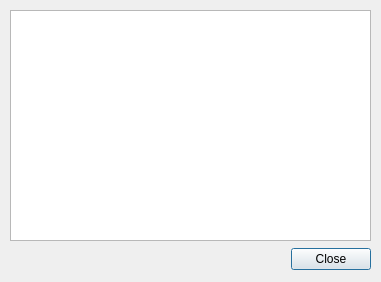
<?xml version="1.0" encoding="UTF-8"?>
<ui version="4.0">
 <class>DialogDuplicates</class>
 <widget class="QDialog" name="DialogDuplicates">
  <property name="windowModality">
   <enum>Qt::ApplicationModal</enum>
  </property>
  <property name="geometry">
   <rect>
    <x>0</x>
    <y>0</y>
    <width>381</width>
    <height>282</height>
   </rect>
  </property>
  <property name="windowTitle">
   <string>Duplicate Passwords</string>
  </property>
  <widget class="QWidget" name="layoutWidget">
   <property name="geometry">
    <rect>
     <x>20</x>
     <y>243</y>
     <width>351</width>
     <height>33</height>
    </rect>
   </property>
   <layout class="QHBoxLayout">
    <property name="spacing">
     <number>6</number>
    </property>
    <property name="margin" stdset="0">
     <number>0</number>
    </property>
    <item>
     <spacer>
      <property name="orientation">
       <enum>Qt::Horizontal</enum>
      </property>
      <property name="sizeHint" stdset="0">
       <size>
        <width>131</width>
        <height>31</height>
       </size>
      </property>
     </spacer>
    </item>
    <item>
     <widget class="QPushButton" name="okButton">
      <property name="text">
       <string>Close</string>
      </property>
     </widget>
    </item>
   </layout>
  </widget>
  <widget class="QWidget" name="verticalLayoutWidget">
   <property name="geometry">
    <rect>
     <x>10</x>
     <y>10</y>
     <width>361</width>
     <height>231</height>
    </rect>
   </property>
   <layout class="QVBoxLayout" name="verticalLayout">
    <property name="spacing">
     <number>0</number>
    </property>
    <item>
     <widget class="QPlainTextEdit" name="plainTextEditDuplicates">
      <property name="undoRedoEnabled">
       <bool>false</bool>
      </property>
      <property name="readOnly">
       <bool>true</bool>
      </property>
      <property name="backgroundVisible">
       <bool>false</bool>
      </property>
     </widget>
    </item>
   </layout>
  </widget>
 </widget>
 <resources/>
 <connections>
  <connection>
   <sender>okButton</sender>
   <signal>clicked()</signal>
   <receiver>DialogDuplicates</receiver>
   <slot>accept()</slot>
   <hints>
    <hint type="sourcelabel">
     <x>278</x>
     <y>253</y>
    </hint>
    <hint type="destinationlabel">
     <x>96</x>
     <y>254</y>
    </hint>
   </hints>
  </connection>
 </connections>
</ui>
